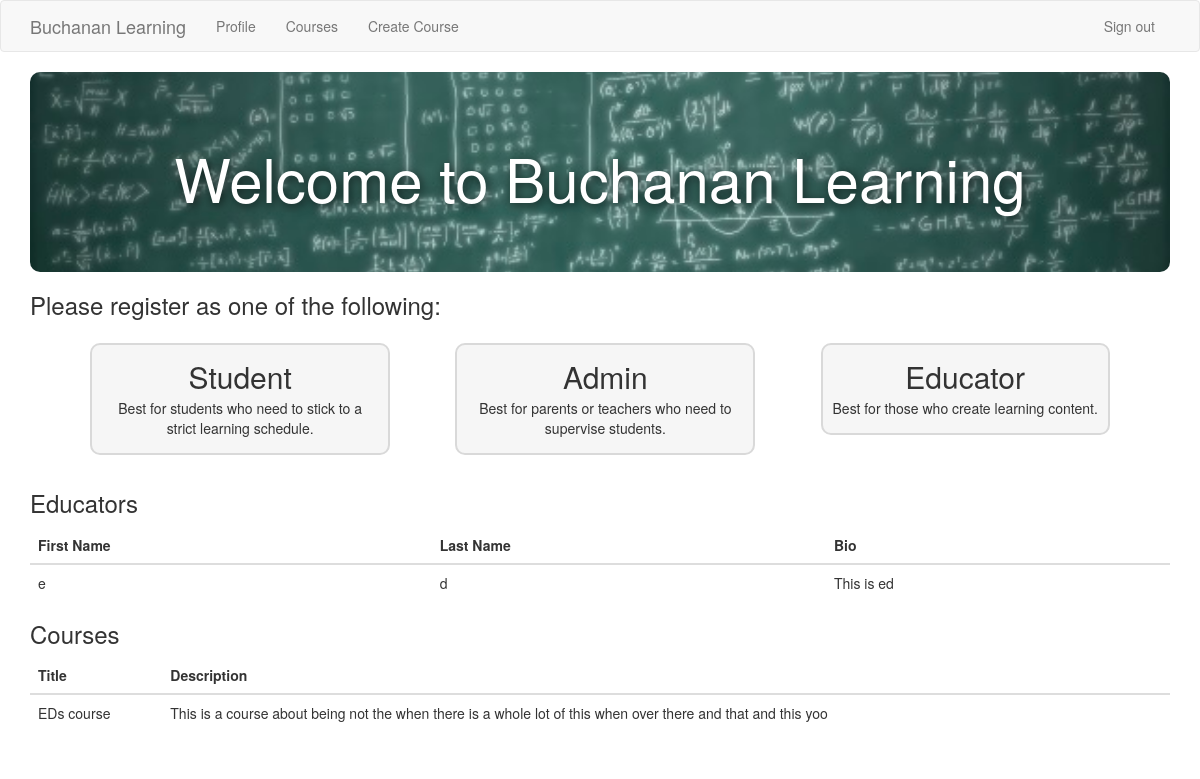
The app's page / (signed in) with its own data.
### app/Model/models.py (models this page shows, shortened)
class Member(UserMixin, db.Model):
    __tablename__ = 'member'
    id = db.Column(db.Integer, primary_key=True)
    username = db.Column(db.String(64), unique=True, index=True)
    email = db.Column(db.String(120), unique=True)
    password_hash = db.Column(db.String(128))
    user_type = db.Column(db.String(50))
    __mapper_args__ = {
        'polymorphic_identity': 'Member',
        'polymorphic_on': user_type
    }

class Educator(Member):
    __tablename__ = 'educator'
    id = db.Column(db.ForeignKey("member.id"), primary_key=True)
    first_name = db.Column(db.String(50), nullable=True)
    last_name = db.Column(db.String(50), nullable=True)
    bio = db.Column(db.String(500), nullable=True)
    courses = db.relationship('Course', backref='educator', lazy=True)  # Relationship to Course
    __mapper_args__ = {
        'polymorphic_identity': 'Educator'
    }

class Course(db.Model):
    __tablename__ = 'course'  # Changed table name to course
    id = db.Column(db.Integer, primary_key=True)
    title = db.Column(db.String(150), nullable=False)
    description = db.Column(db.String(500), nullable=True)
    member_id = db.Column(db.Integer, db.ForeignKey('educator.id'))  # Foreign key to Educator
    created_at = db.Column(db.DateTime, default=datetime.utcnow)

### app/Controller/routes.py (the view)
@bp_routes.route('/', methods=['GET'])
def index():
    courses = Course.query
    educators = Educator.query
    return render_template('index.html', title="Buchanan Learning", courses=courses.all(), educators=educators.all())

### app.py (called while the page is built)
@app.before_request
def initDB(*args, **kwargs):
    if app.got_first_request:
        db.create_all()

### app/Model/models.py (called while the page is built)
@login.user_loader
def load_user(id):
    return Member.query.get(int(id))

### app/View/templates/index.html
{% extends "base.html" %}
{% block app_content %}
<div class="background-section">
    {% if title %}
    <h2 class="title"> Welcome to {{ title }}</h2>
    {% else %}
    <h2 class="title">Welcome to Buchanan Learning</h2>
    {% endif %}
</div>
<h3>Please register as one of the following:</h3>
<div class="registerLinksContainer">
    <a href="{{ url_for('auth.student_register')}}">
        <div class="registerLink">
            <h2>Student</h2>
            <p>Best for students who need to stick to a strict learning schedule. </p>
        </div>
    </a>
    <a href="{{ url_for('auth.admin_register')}}">
        <div class="registerLink">
            <h2>Admin</h2>
            <p> Best for parents or teachers who need to supervise students. </p>
        </div>
    </a>
    <a href="{{ url_for('auth.educator_register')}}">
        <div class="registerLink">
            <h2>Educator</h2>
            <p>Best for those who create learning content. </p>
        </div>
    </a>
</div>
<h3>Educators</h3>
<table class="table">
    <thead>
        <tr>
            <th>First Name</th>
            <th>Last Name</th>
            <th>Bio</th>
        </tr>
    </thead>
    <tbody>
        {% if educators %}
        {% for educator in educators %}
        <tr>
            <td>{{ educator.first_name }}</td>
            <td>{{ educator.last_name }}</td>
            <td>{{ educator.bio }}</td>
        </tr>
        {% endfor %}
        {% else %}
        <tr>
            <td colspan="3">No educators available.</td>
        </tr>
        {% endif %}
    </tbody>
</table>
<h3>Courses</h3>
<table class="table">
    <thead>
        <tr>
            <th>Title</th>
            <th>Description</th>
        </tr>
    </thead>
    <tbody>
        {% if courses %}
        {% for course in courses %}
        <tr>
            <td>{{ course.title }}</td>
            <td>{{ course.description }}</td>
        </tr>
        {% endfor %}
        {% else %}
        <tr>
            <td colspan="2">No courses available.</td>
        </tr>
        {% endif %}
    </tbody>
</table>
{% endblock %}

### app/View/static/css/styles.css (style rules this page uses)
.registerLinksContainer { display: flex; justify-content: space-evenly; gap: 1rem; padding: 1rem; flex-wrap: nowrap; }
.registerLink { flex: 1 1 20%; max-width: 300px; margin: 0.5rem; background-color: rgb(246, 246, 246); text-align: center; border-radius: 10px; border: 2px solid rgb(217, 217, 217); text-decoration: none; padding: 1rem; transition: background-color 0.3s, border-color 0.3s; }
.registerLink h2, .registerLink p { margin: 0.5rem 0; }
a { text-decoration: none; color: inherit; }
.background-section { background-image: url('../images/TEMPbackground.jpg'); background-size: cover; background-position: center; background-repeat: no-repeat; height: 200px; width: 100%; border-radius: 10px; align-content: center; }
.background-section .title { color: white; font-size: 6rem; text-align: center; text-shadow: 2px 2px 10px rgba(0, 0, 0, 0.632); }

### records on screen
Educator: first_name "e", last_name "d", bio "This is ed"
Course: title "EDs course", description "This is a course about being not the when there is a whole lot of this when over there and that and this yoo"

### other values on screen
{{ title }} "Buchanan Learning"
